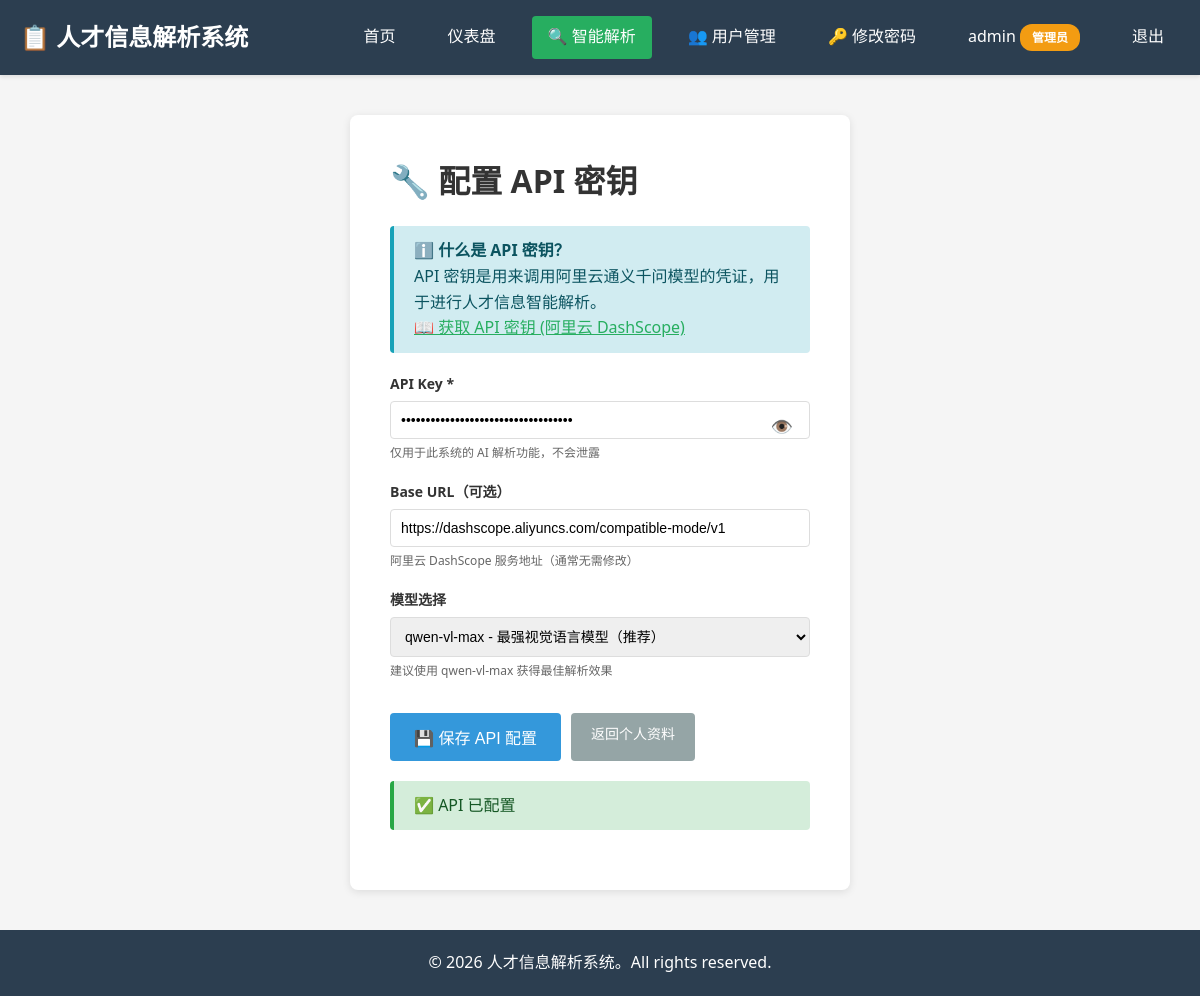
The page /TIE/configure_api (signed in) on the database its author committed.
### models.py (models this page shows, shortened)
class User(UserMixin, db.Model):
    __tablename__ = 'users'
    id = db.Column(db.Integer, primary_key=True)
    username = db.Column(db.String(64), unique=True, nullable=False, index=True)
    email = db.Column(db.String(120), unique=True, nullable=False, index=True)
    password_hash = db.Column(db.String(256), nullable=False)
    created_at = db.Column(db.DateTime, default=datetime.utcnow)
    last_login = db.Column(db.DateTime)
    is_active = db.Column(db.Boolean, default=True)
    is_admin = db.Column(db.Boolean, default=False)  # 是否为超级管理员
    level = db.Column(db.Integer, default=1)  # 1-普通会员，2-高级会员，3-VIP，4-超级 VIP，5-管理员
    experience = db.Column(db.Integer, default=0)  # 经验值
    credits = db.Column(db.Integer, default=100)  # 积分/点数
    api_key = db.Column(db.String(256))  # 阿里云 API Key
    base_url = db.Column(db.String(500), default='https://dashscope.aliyuncs.com/compatible-mode/v1')
    model_name = db.Column(db.String(100), default='qwen-vl-max')
    def get_level_name(self):
        level_names = {
            1: '普通会员',
            2: '高级会员',
            3: 'VIP 会员',
            4: '超级 VIP',
            5: '管理员'
        }
        return level_names.get(self.level, '普通会员')
    def is_super_admin(self):
        return self.is_admin and self.level == 5

### app.py (the view, shortened to what this page needs)
@tie.route('/configure_api', methods=['GET', 'POST'])
@login_required
def configure_api():
    return render_template('configure_api.html')

### app.py (called while the page is built)
@login_manager.user_loader
def load_user(user_id):
    return User.query.get(int(user_id))

@app.context_processor
def inject_globals():
    return {
        'current_year': datetime.now().year,
        'user_level_names': {
            1: '普通会员',
            2: '高级会员',
            3: 'VIP 会员',
            4: '超级 VIP',
            5: '管理员'
        }
    }

### templates/configure_api.html (shortened to what this page needs)
{% extends "base.html" %}
{% block content %}
<div class="auth-page">
    <div class="auth-form-container">
        <h1>🔧 配置 API 密钥</h1>
        <div class="alert alert-info">
            <strong>ℹ️ 什么是 API 密钥？</strong><br>
            API 密钥是用来调用阿里云通义千问模型的凭证，用于进行人才信息智能解析。<br>
            <a href="https://dashscope.aliyuncs.com/" target="_blank" style="color: #27ae60;">📖 获取 API 密钥 (阿里云
                DashScope)</a>
        </div>
        <form method="POST" class="auth-form">
            <div class="form-group">
                <label for="api_key">API Key *</label>
                <input type="password" name="api_key" id="api_key" value="{{ current_user.api_key or '' }}" required
                    placeholder="sk-xxxxxx..." autocomplete="off">
                <button type="button" class="btn-toggle-password"
                    onclick="togglePasswordVisibility('api_key')">👁️</button>
                <small>仅用于此系统的 AI 解析功能，不会泄露</small>
            </div>
            <div class="form-group">
                <label for="base_url">Base URL（可选）</label>
                <input type="text" name="base_url" id="base_url"
                    value="{{ current_user.base_url or 'https://dashscope.aliyuncs.com/compatible-mode/v1' }}"
                    placeholder="https://dashscope.aliyuncs.com/compatible-mode/v1">
                <small>阿里云 DashScope 服务地址（通常无需修改）</small>
            </div>
            <div class="form-group">
                <label for="model_name">模型选择</label>
                <select name="model_name" id="model_name">
                    <option value="qwen-vl-max" {% if current_user.model_name=='qwen-vl-max' %}selected{% endif %}>
                        qwen-vl-max - 最强视觉语言模型（推荐）
                    </option>
                </select>
                <small>建议使用 qwen-vl-max 获得最佳解析效果</small>
            </div>
            <div class="form-actions">
                <button type="submit" class="btn btn-primary btn-lg">💾 保存 API 配置</button>
                <a href="{{ url_for('tie.profile') }}" class="btn btn-secondary">返回个人资料</a>
            </div>
            {% if current_user.api_key %}
            <div class="alert alert-success">
                ✅ API 已配置
            </div>
            {% else %}
            <div class="alert alert-warning">
                ⚠️ 您还未配置 API，无法使用智能解析功能
            </div>
            {% endif %}
        </form>
    </div>
</div>
{% endblock %}

### templates/base.html (shortened to what this page needs)
<!DOCTYPE html>
<html lang="zh-CN">
<head>
    <link rel="stylesheet" href="{{ url_for('static', filename='style.css') }}">
</head>
<body>
    <nav class="navbar">
        <div class="container">
            <a href="{{ url_for('tie.index') }}" class="brand">📋 人才信息解析系统</a>
            <div class="nav-links">
                <a href="{{ url_for('tie.index') }}">首页</a>
                {% if current_user.is_authenticated %}
                    <a href="{{ url_for('tie.dashboard') }}">仪表盘</a>
                    <a href="{{ url_for('tie.intelligent_analysis') }}" style="background-color: #27ae60;">🔍 智能解析</a>
                    {% if current_user.is_super_admin() %}
                        <a href="{{ url_for('tie.manage_users') }}">👥 用户管理</a>
                    {% endif %}
                    <a href="{{ url_for('tie.change_password') }}">🔑 修改密码</a>
                    <a href="{{ url_for('tie.profile') }}">
                        {{ current_user.username }}
                        <span class="badge level-{{ current_user.level }}">
                            {{ current_user.get_level_name() }}
                        </span>
                    </a>
                    <a href="{{ url_for('tie.logout') }}" class="btn-logout">退出</a>
                {% else %}
                    <a href="{{ url_for('tie.login') }}">登录</a>
                {% endif %}
            </div>
        </div>
    </nav>
    <main class="container">
        {% block content %}{% endblock %}
    </main>
    <footer class="footer">
        <div class="container">
            <p>&copy; {{ current_year }} 人才信息解析系统。All rights reserved.</p>
        </div>
    </footer>
</body>
</html>

### static/style.css (style rules this page uses)
* { margin: 0; padding: 0; box-sizing: border-box; }
body { font-family: 'Microsoft YaHei', 'Segoe UI', Arial, sans-serif; background-color: #f5f5f5; color: #333; line-height: 1.6; }
.container { max-width: 1200px; margin: 0 auto; padding: 0 20px; }
.navbar { background-color: #2c3e50; color: white; padding: 1rem 0; box-shadow: 0 2px 4px rgba(0, 0, 0, 0.1); }
.navbar .container { display: flex; justify-content: space-between; align-items: center; }
.brand { font-size: 1.5rem; font-weight: bold; color: white; text-decoration: none; }
.nav-links { display: flex; gap: 20px; }
.nav-links a { color: white; text-decoration: none; padding: 8px 16px; border-radius: 4px; transition: background-color 0.3s; }
.btn { display: inline-block; padding: 10px 20px; text-decoration: none; border-radius: 4px; transition: all 0.3s; cursor: pointer; border: none; font-size: 14px; }
.btn-primary { background-color: #3498db; color: white; }
.btn-secondary { background-color: #95a5a6; color: white; }
.btn-lg { padding: 12px 24px; font-size: 16px; }
.alert { padding: 12px 20px; margin: 20px 0; border-radius: 4px; border-left: 4px solid; }
.alert-success { background-color: #d4edda; border-color: #28a745; color: #155724; }
.alert-info { background-color: #d1ecf1; border-color: #17a2b8; color: #0c5460; }
.form-group { margin-bottom: 16px; }
.form-group label { display: block; margin-bottom: 6px; font-weight: bold; font-size: 14px; }
.form-group input, .form-group select, .form-group textarea { width: 100%; padding: 10px; border: 1px solid #ddd; border-radius: 4px; font-size: 14px; }
.form-group small { color: #666; font-size: 12px; }
.form-actions { margin-top: 30px; display: flex; gap: 10px; }
.auth-page { max-width: 500px; margin: 40px auto; background: white; padding: 40px; border-radius: 8px; box-shadow: 0 2px 8px rgba(0, 0, 0, 0.1); }
.badge { display: inline-block; padding: 4px 12px; border-radius: 12px; font-size: 12px; font-weight: bold; }
.badge.level-5 { background-color: #f39c12; color: white; }
.footer { background-color: #2c3e50; color: white; text-align: center; padding: 20px; margin-top: 40px; }

### templates/configure_api.html (style rules this page uses)
.btn-toggle-password { position: absolute; right: 12px; top: 38px; background: none; border: none; cursor: pointer; font-size: 18px; padding: 5px; }
.form-group { position: relative; }

### rows shown on the page
User: username "admin", get_level_name "管理员", base_url "https://dashscope.aliyuncs.com/compatible-mode/v1", model_name "qwen-vl-max - 最强视觉语言模型（推荐）"
